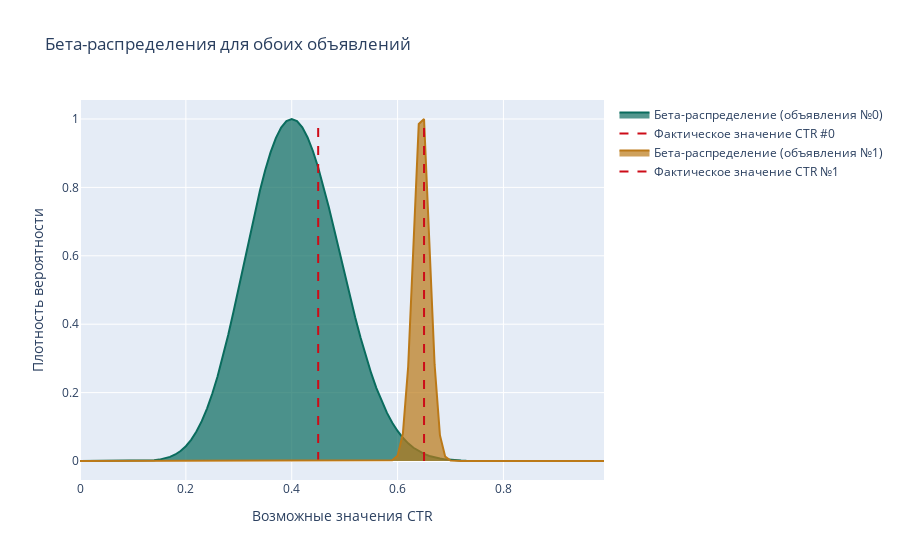

Notebook code cell kept with this figure:
### Code cell
## Строим бета-распределение
x = np.arange (0, 1, 0.01)
y = beta.pdf(x, priors[0]+clicks[0], priors[1] + impressions[0] - clicks[0])
y /= y.max() ## Нормализуем

data1 = go.Scatter(x=x,
                   y=y,
                   name='Бета-распределение (объявления №0)',
                   marker = dict(color=('rgba(10, 108, 94, 1)')),
                   fill='tozeroy',
                   fillcolor = 'rgba(10, 108, 94, .7)')

data2 = go.Scatter(x = [ACTUAL_CTR[0]] * 2,
                   y = [0, 1],
                   name = 'Фактическое значение CTR #0',
                   mode='lines',
                   line = dict(
                       color = ('rgb(205, 12, 24)'),
                       width = 2,
                       dash = 'dash'))

y = beta.pdf(x, priors[0]+clicks[1], priors[1] + impressions[1] - clicks[1])
y /= y.max()

data3 = go.Scatter(x=x,
                   y=y,
                   name='Бета-распределение (объявления №1)',
                   marker = dict(color=('rgba(187, 121, 24, 1)')),
                   fill='tozeroy',
                   fillcolor = 'rgba(187, 121, 24, .7)')

data4 = go.Scatter(x = [ACTUAL_CTR[1]] * 2,
                   y = [0, 1],
                   name = 'Фактическое значение CTR №1',
                   mode='lines',
                   line = dict(
                       color = ('rgb(205, 12, 24)'),
                       width = 2,
                       dash = 'dash'))

layout = go.Layout(title='Бета-распределения для обоих объявлений',
                   xaxis={'title': 'Возможные значения CTR'},
                   yaxis={'title': 'Плотность вероятности'})

fig = go.Figure(data=[data1, data2, data3, data4], layout=layout)



iplot(fig, show_link=False)

### Figure 1 — Plotly figure (JSON) as saved in the notebook; plotly's stock layout.template omitted (floating-point values rounded to 4 significant figures)
{"data": [{"fill": "tozeroy", "fillcolor": "rgba(10, 108, 94, .7)", "marker": {"color": "rgba(10, 108, 94, 1)"}, "name": "Бета-распределение (объявления №0)", "type": "scatter", "x": [0, 0.01, 0.02, 0.03, 0.04, 0.05, 0.06, 0.07, 0.08, 0.09, 0.1, 0.11, 0.12, 0.13, 0.14, 0.15, 0.16, 0.17, 0.18, 0.19, 0.2, 0.21, 0.22, 0.23, 0.24, 0.25, 0.26, 0.27, 0.28, 0.29, 0.3, 0.31, 0.32, 0.33, 0.34, 0.35, 0.36, 0.37, 0.38, 0.39, 0.4, 0.41, 0.42, 0.43, 0.44, 0.45, 0.46, 0.47, 0.48, 0.49, 0.5, 0.51, 0.52, 0.53, 0.54, 0.55, 0.56, 0.57, 0.58, 0.59, 0.6, 0.61, 0.62, 0.63, 0.64, 0.65, 0.66, 0.67, 0.68, 0.69, 0.7, 0.71, 0.72, 0.73, 0.74, 0.75, 0.76, 0.77, 0.78, 0.79, 0.8, 0.81, 0.82, 0.83, 0.84, 0.85, 0.86, 0.87, 0.88, 0.89, 0.9, 0.91, 0.92, 0.93, 0.94, 0.95, 0.96, 0.97, 0.98, 0.99], "y": [0, 4.898e-16, 1.671e-12, 1.803e-10, 4.722e-09, 5.691e-08, 4.194e-07, 2.2e-06, 8.991e-06, 3.035e-05, 8.809e-05, 0.0002261, 0.0005241, 0.001115, 0.002203, 0.004085, 0.007162, 0.01195, 0.01908, 0.02926, 0.0433, 0.06201, 0.08617, 0.1164, 0.1534, 0.1972, 0.248, 0.3053, 0.3685, 0.4365, 0.5079, 0.581, 0.6539, 0.7246, 0.7909, 0.8508, 0.9025, 0.9443, 0.975, 0.9937, 1, 0.9938, 0.9756, 0.9461, 0.9065, 0.8583, 0.803, 0.7425, 0.6784, 0.6126, 0.5466, 0.4819, 0.4197, 0.3611, 0.3068, 0.2575, 0.2133, 0.1744, 0.1407, 0.1119, 0.08779, 0.06787, 0.05168, 0.03875, 0.02859, 0.02074, 0.01478, 0.01034, 0.007102, 0.004778, 0.003147, 0.002027, 0.001275, 0.0007816, 0.0004665, 0.0002705, 0.0001521, 8.271e-05, 4.338e-05, 2.188e-05, 1.057e-05, 4.875e-06, 2.134e-06, 8.822e-07, 3.42e-07, 1.234e-07, 4.101e-08, 1.241e-08, 3.37e-09, 8.059e-10, 1.658e-10, 2.841e-11, 3.887e-12, 4.001e-13, 2.837e-14, 1.21e-15, 2.471e-17, 1.578e-19, 1.207e-22, 5.202e-28]}, {"line": {"color": "rgb(205, 12, 24)", "dash": "dash", "width": 2}, "mode": "lines", "name": "Фактическое значение CTR #0", "type": "scatter", "x": [0.45, 0.45], "y": [0, 1]}, {"fill": "tozeroy", "fillcolor": "rgba(187, 121, 24, .7)", "marker": {"color": "rgba(187, 121, 24, 1)"}, "name": "Бета-распределение (объявления №1)", "type": "scatter", "x": [0, 0.01, 0.02, 0.03, 0.04, 0.05, 0.06, 0.07, 0.08, 0.09, 0.1, 0.11, 0.12, 0.13, 0.14, 0.15, 0.16, 0.17, 0.18, 0.19, 0.2, 0.21, 0.22, 0.23, 0.24, 0.25, 0.26, 0.27, 0.28, 0.29, 0.3, 0.31, 0.32, 0.33, 0.34, 0.35, 0.36, 0.37, 0.38, 0.39, 0.4, 0.41, 0.42, 0.43, 0.44, 0.45, 0.46, 0.47, 0.48, 0.49, 0.5, 0.51, 0.52, 0.53, 0.54, 0.55, 0.56, 0.57, 0.58, 0.59, 0.6, 0.61, 0.62, 0.63, 0.64, 0.65, 0.66, 0.67, 0.68, 0.69, 0.7, 0.71, 0.72, 0.73, 0.74, 0.75, 0.76, 0.77, 0.78, 0.79, 0.8, 0.81, 0.82, 0.83, 0.84, 0.85, 0.86, 0.87, 0.88, 0.89, 0.9, 0.91, 0.92, 0.93, 0.94, 0.95, 0.96, 0.97, 0.98, 0.99], "y": [0, 0, 0, 0, 0, 0, 0, 0, 0, 0, 0, 0, 2.67e-322, 3.02e-302, 7.951e-284, 8.13e-267, 4.875e-251, 2.403e-236, 1.286e-222, 9.45e-210, 1.16e-197, 2.817e-186, 1.563e-175, 2.245e-165, 9.31e-156, 1.226e-146, 5.57e-138, 9.41e-130, 6.312e-122, 1.782e-114, 2.231e-107, 1.298e-100, 3.663e-94, 5.203e-88, 3.853e-82, 1.533e-76, 3.374e-71, 4.21e-66, 3.049e-61, 1.308e-56, 3.392e-52, 5.403e-48, 5.372e-44, 3.381e-40, 1.364e-36, 3.57e-33, 6.119e-30, 6.934e-27, 5.236e-24, 2.653e-21, 9.073e-19, 2.105e-16, 3.326e-14, 3.591e-12, 2.655e-10, 1.346e-08, 4.68e-07, 1.116e-05, 0.0001822, 0.002032, 0.01542, 0.07935, 0.2752, 0.6389, 0.9853, 1, 0.6608, 0.2808, 0.07568, 0.01273, 0.001312, 8.118e-05, 2.947e-06, 6.111e-08, 7.026e-10, 4.331e-12, 1.377e-14, 2.16e-17, 1.59e-20, 5.186e-24, 7.006e-28, 3.628e-32, 6.577e-37, 3.751e-42, 5.928e-48, 2.231e-54, 1.663e-61, 1.961e-69, 2.763e-78, 3.266e-88, 2.054e-99, 3.768e-112, 8.932e-127, 8.727e-144, 6.59e-164, 2.867e-188, 9.274e-219, 6.392e-259, 1.044e-316, 0]}, {"line": {"color": "rgb(205, 12, 24)", "dash": "dash", "width": 2}, "mode": "lines", "name": "Фактическое значение CTR №1", "type": "scatter", "x": [0.65, 0.65], "y": [0, 1]}], "layout": {"title": {"text": "Бета-распределения для обоих объявлений"}, "xaxis": {"title": {"text": "Возможные значения CTR"}}, "yaxis": {"title": {"text": "Плотность вероятности"}}}}
